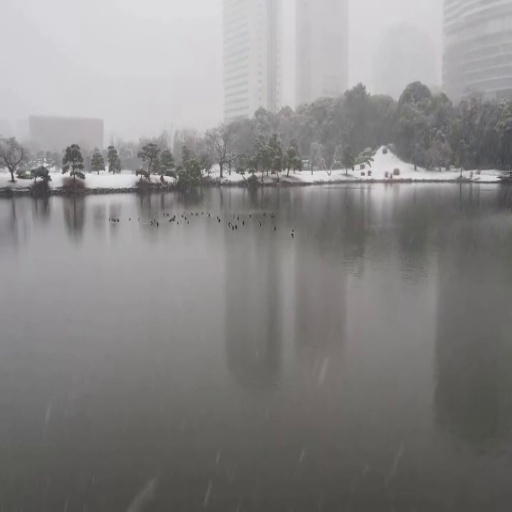
#> input picture Feature-Based-Approach/Feature-Based-Experiments/Image 3/000003 copy.jpg, 512 x 512 px
$ jupyter execute Image_Stitching_3.ipynb   (shell and % lines are left out)
#> lines starting #> are read from the running program, lines starting #| are printed output that depends on the picture
[cell 1]
#from google.colab import drive
#drive.mount('/content/drive')

[cell 2]
from random import randrange
import matplotlib.pyplot as plt
import numpy as np
import cv2
figsize = (10, 10)

[cell 3]
'''
rgb_l = cv2.cvtColor(cv2.imread('/content/drive/MyDrive/left.jpg'), cv2.COLOR_BGR2RGB)
gray_l = cv2.cvtColor(rgb_l, cv2.COLOR_RGB2GRAY)
rgb_r = cv2.cvtColor(cv2.imread("/content/drive/MyDrive/right.jpg"), cv2.COLOR_BGR2RGB)
gray_r = cv2.cvtColor(rgb_r, cv2.COLOR_RGB2GRAY)
'''


rgb_l = cv2.cvtColor(cv2.imread('000003 copy.jpg'), cv2.COLOR_BGR2RGB)
gray_l = cv2.cvtColor(rgb_l, cv2.COLOR_RGB2GRAY)
rgb_r = cv2.cvtColor(cv2.imread("000003 copy 2.jpg"), cv2.COLOR_BGR2RGB)
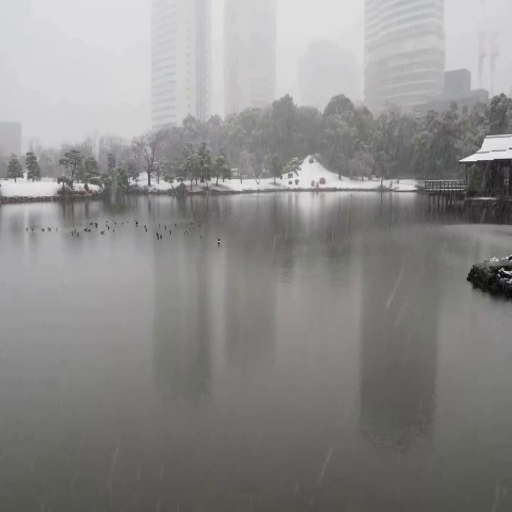
#> input picture Feature-Based-Approach/Feature-Based-Experiments/Image 3/000003 copy 2.jpg, 512 x 512 px
gray_r = cv2.cvtColor(rgb_r, cv2.COLOR_RGB2GRAY)

[cell 4]
# use orb if sift is not installed
#feature_extractor = cv2.SIFT_create()
feature_extractor = cv2.xfeatures2d.SIFT_create()
# find the keypoints and descriptors with chosen feature_extractor
kp_l, desc_l = feature_extractor.detectAndCompute(gray_l, None)
#> kp_l = 392 keypoints; strongest (x, y, size): (57, 178, 11.1), (39, 179, 3.4), (169, 179, 4.9), (363, 174, 2.4)
kp_r, desc_r = feature_extractor.detectAndCompute(gray_r, None)
#> kp_r = 399 keypoints; strongest (x, y, size): (502, 269, 1.9), (93, 187, 5.1), (290, 183, 2.3), (78, 186, 6.6)

test = cv2.drawKeypoints(rgb_l, kp_l, None, flags=cv2.DRAW_MATCHES_FLAGS_DRAW_RICH_KEYPOINTS)
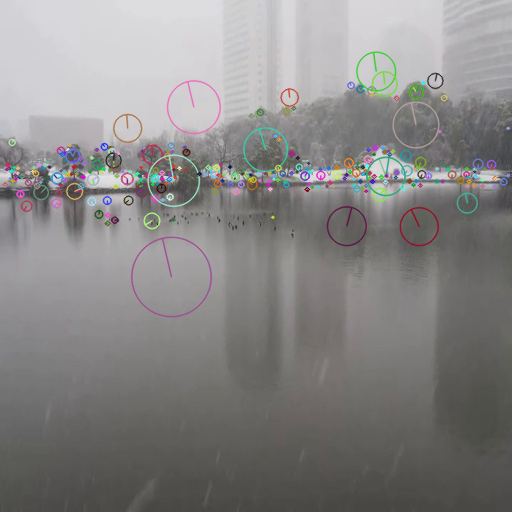
#> test: shape (512, 512, 3); mean R, G, B 135.9, 134.6, 133.9

plt.figure(figsize=figsize)
plt.imshow(test)
plt.title("keypoints")

[cell 5]
bf = cv2.BFMatcher()
matches = bf.knnMatch(desc_l, desc_r, k=2)
#> matches = 392 matches

# Apply ratio test
good_and_second_good_match_list = []
for m in matches:
    if m[0].distance/m[1].distance < 0.5:
        good_and_second_good_match_list.append(m)
#> after the loop, good_and_second_good_match_list = 121 matches
good_match_arr = np.asarray(good_and_second_good_match_list)[:,0]

# show only 30 matches
im_matches = cv2.drawMatchesKnn(rgb_l, kp_l, rgb_r, kp_r,
                                good_and_second_good_match_list[0:30], None, flags=cv2.DrawMatchesFlags_NOT_DRAW_SINGLE_POINTS)
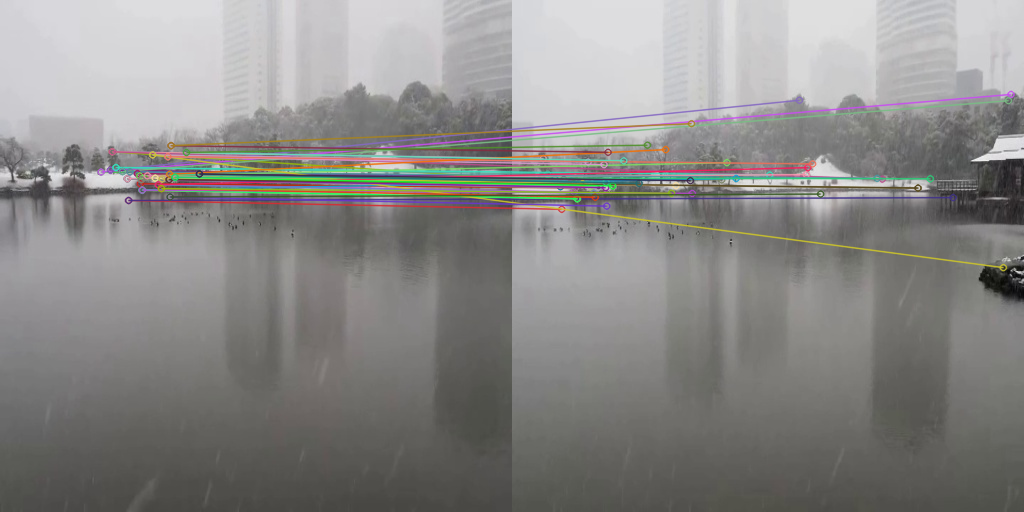
#> im_matches: shape (512, 1024, 3); mean R, G, B 138.1, 137, 135.2

plt.figure(figsize=(20, 20))
plt.imshow(im_matches)
plt.title("keypoints matches")
plt.show()

[cell 6]
good_kp_l = np.array([kp_l[m.queryIdx].pt for m in good_match_arr])
#> good_kp_l = 121 pairs, first value 100.6 to 503.2, second value 80.43 to 225.8
good_kp_r = np.array([kp_r[m.trainIdx].pt for m in good_match_arr])
#> good_kp_r = 121 pairs, first value 17.93 to 419.3, second value 95.65 to 231.1
H, masked = cv2.findHomography(good_kp_r, good_kp_l, cv2.RANSAC, 5.0)
#> H = [[0.859, 0.00211, 84.29], [-0.0537, 0.947, 2.64], [-0.000286, 2.06e-05, 1]]; masked = 121 values from 1 to 1

print(H)
#| [[ 8.58547969e-01  2.11480239e-03  8.42861008e+01]
#|  [-5.37378188e-02  9.46819602e-01  2.64034653e+00]
#|  [-2.85798295e-04  2.06347865e-05  1.00000000e+00]]

[cell 7]
rgb_r_warped = cv2.warpPerspective(rgb_r, H, (rgb_l.shape[1] + rgb_r.shape[1], rgb_l.shape[0]))
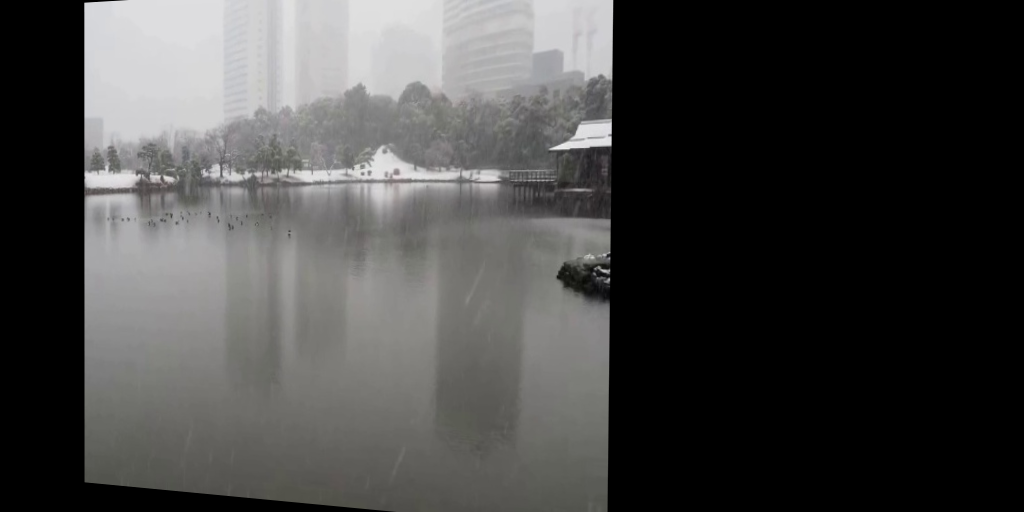
#> rgb_r_warped: shape (512, 1024, 3); mean R, G, B 69.6, 69.4, 68.6
rgb_r_warped[0:rgb_l.shape[0], 0:rgb_l.shape[1]] = rgb_l
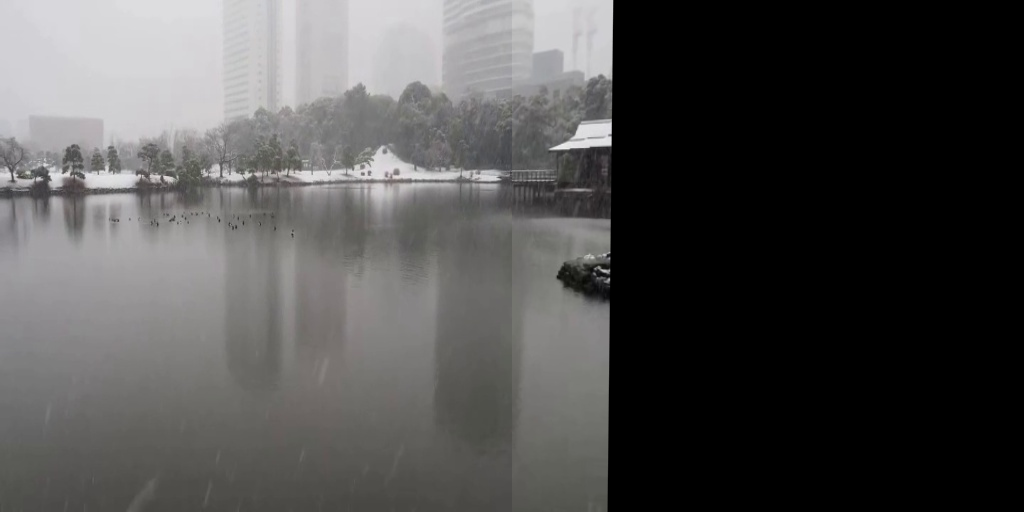
#> rgb_r_warped: shape (512, 1024, 3); mean R, G, B 79.8, 79.2, 78.7

plt.figure(figsize=figsize)
plt.imshow(rgb_r_warped)
plt.title("naive warping")
plt.show()

[cell 8]
def warpTwoImages(img1, img2, H):
    '''warp img2 to img1 with homograph H
    from: https://stackoverflow.com/questions/13063201/how-to-show-the-whole-image-when-using-opencv-warpperspective
    '''
    h1, w1 = img1.shape[:2]
#> h1 = 512; w1 = 512
    h2, w2 = img2.shape[:2]
#> h2 = 512; w2 = 512
    pts1 = np.float32([[0, 0], [0, h1], [w1, h1], [w1, 0]]).reshape(-1, 1, 2)
#> pts1 = [[0, 0], [0, 512], [512, 512], [512, 0]]
    pts2 = np.float32([[0, 0], [0, h2], [w2, h2], [w2, 0]]).reshape(-1, 1, 2)
#> pts2 = [[0, 0], [0, 512], [512, 512], [512, 0]]
    pts2_ = cv2.perspectiveTransform(pts2, H)
#> pts2_ = [[84.29, 2.64], [84.48, 482.3], [607.4, 532.1], [613.7, -29.14]]
    pts = np.concatenate((pts1, pts2_), axis=0)
#> pts = [[0, 0], [0, 512], [512, 512], [512, 0], [84.29, 2.64], [84.48, 482.3], [607.4, 532.1], [613.7, -29.14]]
    [xmin, ymin] = np.int32(pts.min(axis=0).ravel() - 0.5)
#> xmin = 0; ymin = -29
    [xmax, ymax] = np.int32(pts.max(axis=0).ravel() + 0.5)
#> xmax = 614; ymax = 532
    t = [-xmin, -ymin]
#> t = [0, 29]
    Ht = np.array([[1, 0, t[0]], [0, 1, t[1]], [0, 0, 1]])  # translate
#> Ht = [[1, 0, 0], [0, 1, 29], [0, 0, 1]]

    result = cv2.warpPerspective(img2, Ht@H, (xmax-xmin, ymax-ymin))
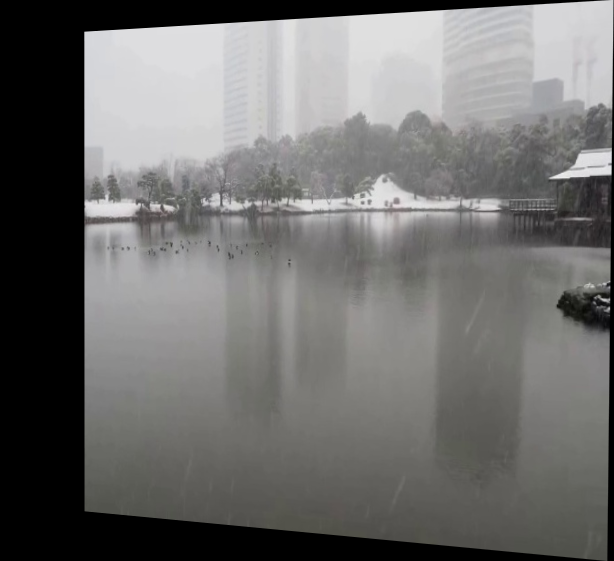
#> result: shape (561, 614, 3); mean R, G, B 110.8, 110.4, 109.2
    result[t[1]:h1+t[1], t[0]:w1+t[0]] = img1
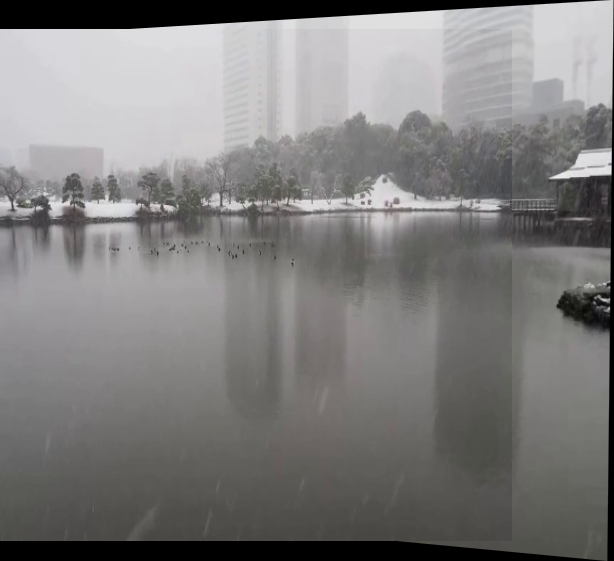
#> result: shape (561, 614, 3); mean R, G, B 126.3, 125.3, 124.6
    return result


result = warpTwoImages(rgb_l, rgb_r, H)

plt.figure(figsize=figsize)
plt.imshow(result)
plt.title("better warping")
plt.show()
